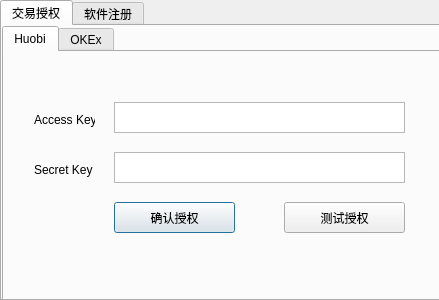
<?xml version="1.0" encoding="UTF-8"?>
<ui version="4.0">
 <class>obj_sys_setting</class>
 <widget class="QDialog" name="obj_sys_setting">
  <property name="windowModality">
   <enum>Qt::WindowModal</enum>
  </property>
  <property name="geometry">
   <rect>
    <x>0</x>
    <y>0</y>
    <width>439</width>
    <height>300</height>
   </rect>
  </property>
  <property name="windowTitle">
   <string>系统设置</string>
  </property>
  <widget class="QTabWidget" name="tab_sys_setting">
   <property name="geometry">
    <rect>
     <x>0</x>
     <y>0</y>
     <width>441</width>
     <height>301</height>
    </rect>
   </property>
   <property name="currentIndex">
    <number>0</number>
   </property>
   <widget class="QWidget" name="tab_authorize">
    <attribute name="title">
     <string>交易授权</string>
    </attribute>
    <widget class="QTabWidget" name="tabWidget_2">
     <property name="geometry">
      <rect>
       <x>0</x>
       <y>0</y>
       <width>441</width>
       <height>281</height>
      </rect>
     </property>
     <property name="currentIndex">
      <number>0</number>
     </property>
     <widget class="QWidget" name="tab_huobi">
      <attribute name="title">
       <string>Huobi</string>
      </attribute>
      <widget class="QLabel" name="label">
       <property name="geometry">
        <rect>
         <x>30</x>
         <y>60</y>
         <width>61</width>
         <height>16</height>
        </rect>
       </property>
       <property name="text">
        <string>Access Key</string>
       </property>
      </widget>
      <widget class="QLabel" name="label_2">
       <property name="geometry">
        <rect>
         <x>30</x>
         <y>110</y>
         <width>61</width>
         <height>16</height>
        </rect>
       </property>
       <property name="text">
        <string>Secret Key</string>
       </property>
      </widget>
      <widget class="QTextEdit" name="txt_access_key">
       <property name="geometry">
        <rect>
         <x>110</x>
         <y>50</y>
         <width>291</width>
         <height>31</height>
        </rect>
       </property>
      </widget>
      <widget class="QTextEdit" name="txt_secret_key">
       <property name="geometry">
        <rect>
         <x>110</x>
         <y>100</y>
         <width>291</width>
         <height>31</height>
        </rect>
       </property>
      </widget>
      <widget class="QPushButton" name="btn_authorize">
       <property name="geometry">
        <rect>
         <x>110</x>
         <y>150</y>
         <width>121</width>
         <height>31</height>
        </rect>
       </property>
       <property name="text">
        <string>确认授权</string>
       </property>
      </widget>
      <widget class="QPushButton" name="btn_authorize_test">
       <property name="geometry">
        <rect>
         <x>280</x>
         <y>150</y>
         <width>121</width>
         <height>31</height>
        </rect>
       </property>
       <property name="text">
        <string>测试授权</string>
       </property>
      </widget>
     </widget>
     <widget class="QWidget" name="tab_okex">
      <attribute name="title">
       <string>OKEx</string>
      </attribute>
     </widget>
    </widget>
   </widget>
   <widget class="QWidget" name="tab_register">
    <attribute name="title">
     <string>软件注册</string>
    </attribute>
    <widget class="QLabel" name="label_3">
     <property name="geometry">
      <rect>
       <x>30</x>
       <y>80</y>
       <width>71</width>
       <height>16</height>
      </rect>
     </property>
     <property name="text">
      <string>您的邮箱地址</string>
     </property>
    </widget>
    <widget class="QTextEdit" name="txt_mail_address">
     <property name="geometry">
      <rect>
       <x>110</x>
       <y>70</y>
       <width>291</width>
       <height>31</height>
      </rect>
     </property>
    </widget>
    <widget class="QPushButton" name="btn_register">
     <property name="geometry">
      <rect>
       <x>110</x>
       <y>120</y>
       <width>121</width>
       <height>31</height>
      </rect>
     </property>
     <property name="text">
      <string>提交注册</string>
     </property>
    </widget>
    <widget class="QPushButton" name="btn_save_registration_info">
     <property name="geometry">
      <rect>
       <x>110</x>
       <y>220</y>
       <width>121</width>
       <height>31</height>
      </rect>
     </property>
     <property name="text">
      <string>保存注册信息</string>
     </property>
    </widget>
    <widget class="QTextEdit" name="txt_registration_info">
     <property name="geometry">
      <rect>
       <x>110</x>
       <y>170</y>
       <width>291</width>
       <height>31</height>
      </rect>
     </property>
    </widget>
    <widget class="QLabel" name="label_4">
     <property name="geometry">
      <rect>
       <x>20</x>
       <y>20</y>
       <width>401</width>
       <height>21</height>
      </rect>
     </property>
     <property name="text">
      <string>第一步:提交注册，第二步:等待作者返回注册信息，第三步:保存注册信息</string>
     </property>
    </widget>
    <widget class="QPushButton" name="btn_registration_info_test">
     <property name="geometry">
      <rect>
       <x>280</x>
       <y>220</y>
       <width>121</width>
       <height>31</height>
      </rect>
     </property>
     <property name="text">
      <string>测试是否注册</string>
     </property>
    </widget>
   </widget>
  </widget>
 </widget>
 <resources/>
 <connections/>
</ui>
